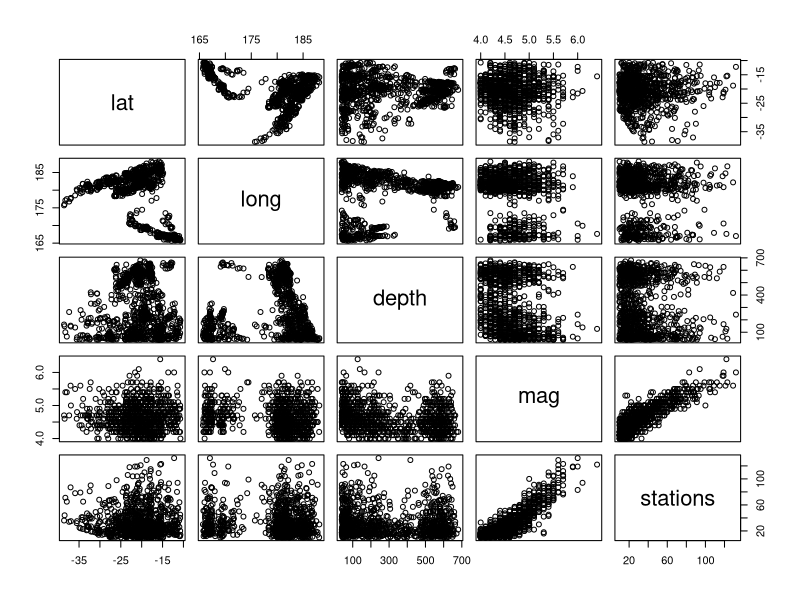
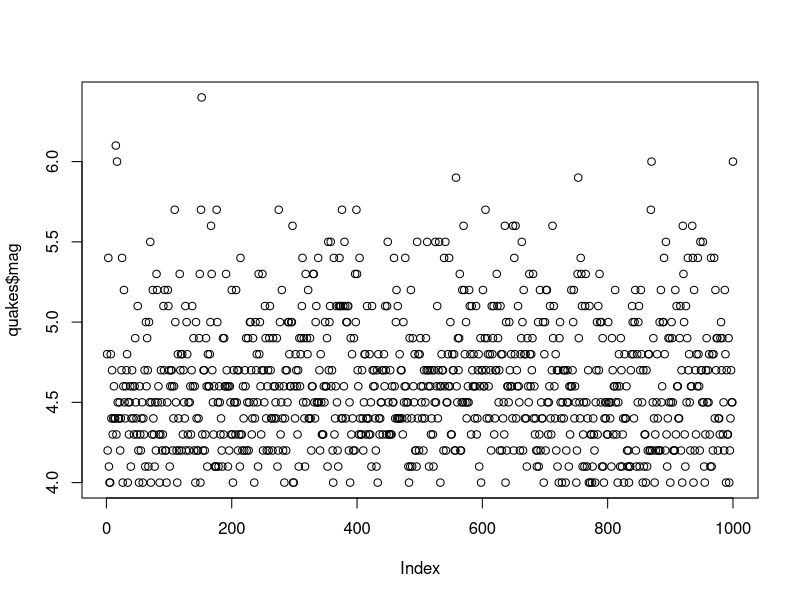
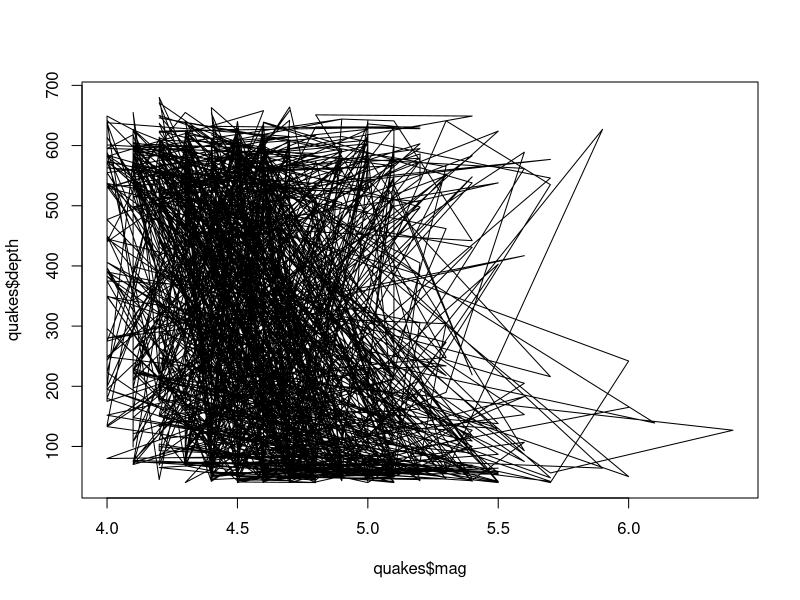
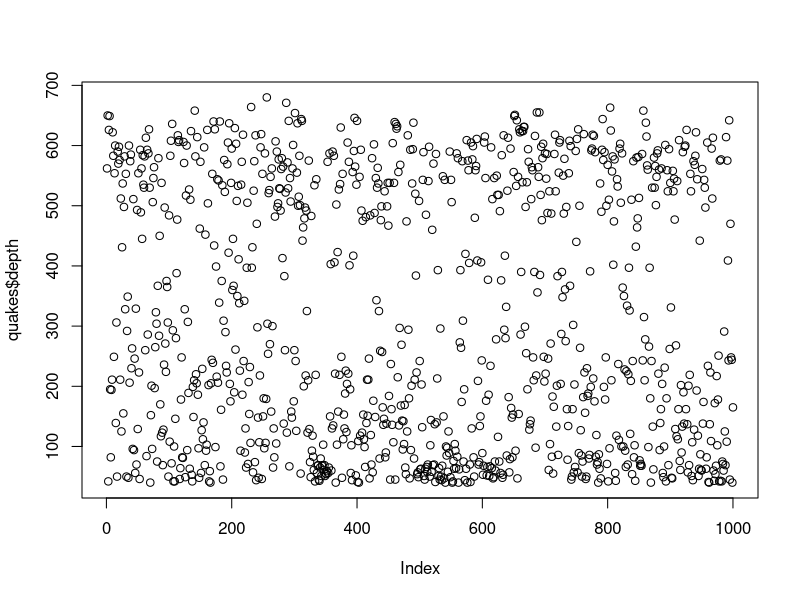
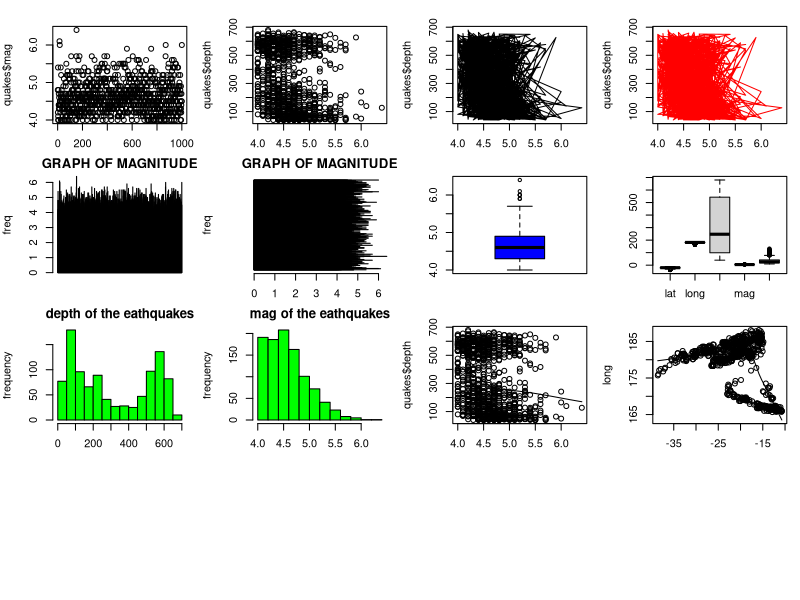

The R source for these figures, in order: (Note: this script raises an error after producing the figures.)
quakes<-datasets::quakes
head(quakes,5)
tail(quakes,5)
quakes[c(1,3),]
quakes[,c(1,3)]
quakes[c(1:3),c(1:3)]
eq<-quakes[,-5]
summary(quakes)
summary(quakes$depth)
plot(quakes)
plot(quakes$mag)
plot(quakes$mag,quakes$depth,type="l")
plot(quakes$depth)
par(mfrow=c(4,4),mar=c(2,4,2,1),las=0,bty="o")
plot(quakes$mag)
plot(quakes$mag,quakes$depth)
plot(quakes$mag,quakes$depth,type="l")
plot(quakes$mag,quakes$depth,type ="l",col="red")
#barplot
barplot(quakes$mag,xlab = "mag",ylab = "freq",main = "GRAPH OF MAGNITUDE",col = "blue",horiz =FALSE )
barplot(quakes$mag,xlab = "mag",ylab = "freq",main = "GRAPH OF MAGNITUDE",col = "blue",horiz =TRUE )
#BOXPLOT
boxplot(quakes$mag,col = "blue")
#multi boxplot
boxplot(quakes)
#HISTOGRAM
hist(quakes$depth,xlab = 'depth',ylab = "frequency",main="depth of the eathquakes",col="green")
hist(quakes$mag,xlab = 'mag',ylab = "frequency",main="mag of the eathquakes",col="green")
#scatterplot
scatter.smooth(quakes$mag,quakes$depth,col="black")
scatter.smooth(quakes)

var(quakes)
var(quakes$depth)
var(quakes$depth,quakes$lat)
sd(quakes$depth)
sd(quakes$mag)
sd(quakes$lat)
sd(quakes$stations,na.rm=T)
sd(quakes$depth,na.rm=T)
sd(quakes$long)
skewness(quakes$depth)
kurtosis(quakes$depth)
skewness(quakes$mag)
kurtosis(quakes$mag)
mean(quakes$lat)
median(quakes$lat)
mode(quakes$lat)
